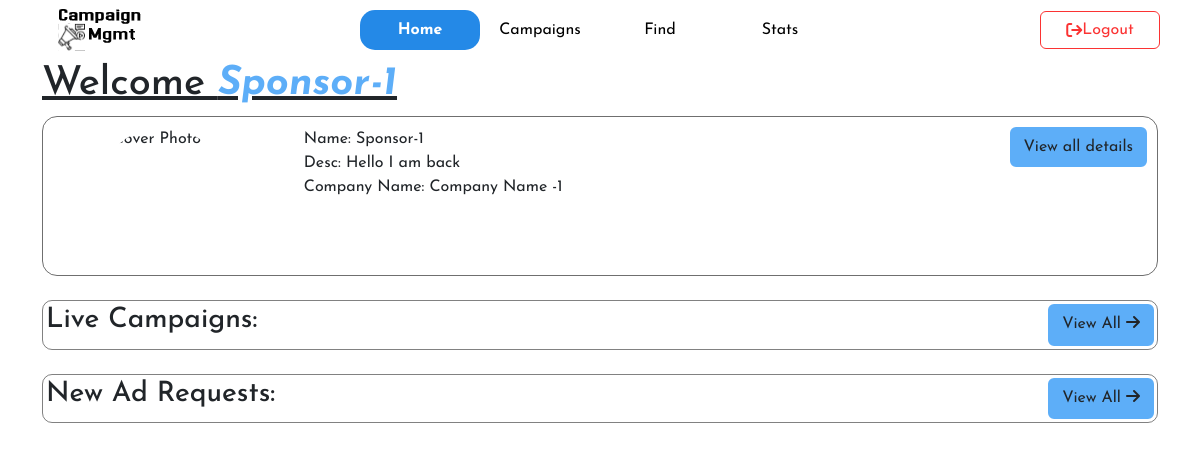
The app's page /home/sponsor (signed in), older data.
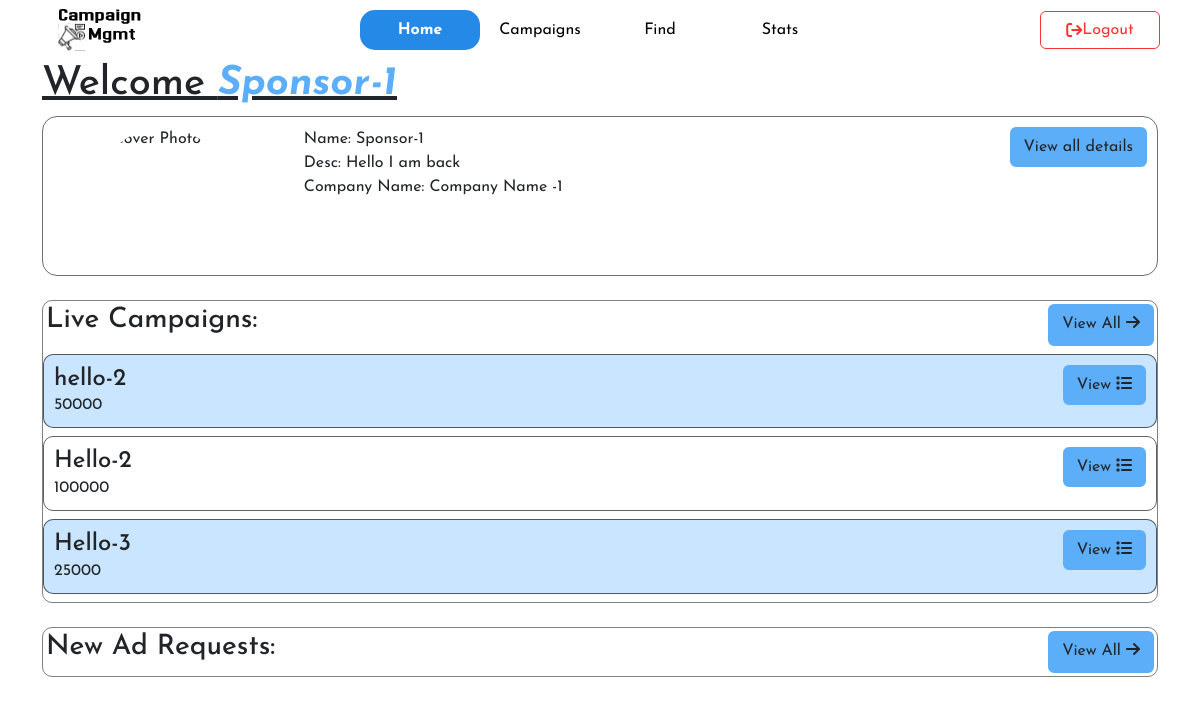
The same page, newer data.
### model.py (models this page shows)
class Campaign(db.Model):
    id = db.Column(db.Integer, primary_key=True, autoincrement=True)
    spon_id = db.Column(db.Integer, db.ForeignKey('sponsor.id'), nullable=False)
    name = db.Column(db.String(80), nullable=False)
    budget = db.Column(db.Integer, nullable=False)
    description = db.Column(db.String(255))
    category = db.Column(db.String(50))
    status = db.Column(db.String(20))
    start_date = db.Column(db.Date, nullable=True)
    end_date = db.Column(db.Date, nullable=True)
    goal_users = db.Column(db.String(80))
    is_flagged = db.Column(db.Boolean)
    ads = db.relationship('Ad', backref='campaign', lazy=True, cascade='all, delete-orphan')

### routes_spon.py (the view)
@app.route('/home/sponsor')
@sponsor_required
def spon_home():
    spon=Sponsor.query.filter_by(id=session['userId']).first()
    cover_photo= url_for('get_cover_photo', sponsor_id=spon.id)
    campaigns=Campaign.query.filter_by(spon_id=spon.id).all()
    requests=Ad_request.query.filter_by(spon_id=spon.id).all()
    return render_template('sponsor/home_spon.html', active='home', spon=spon,cover_photo=cover_photo,campaigns=campaigns,requests=requests)

### wrappers.py (called while the page is built)
def login_required(func):
    @wraps(func)
    def wrapper():
        if 'username' not in session:
            flash("You need to login first","danger")
            return redirect(url_for('login'))
        retrieve_user()
        if not user:
            session.clear()
            return redirect(url_for('login'))
        return func()
    return wrapper

def retrieve_user():
    global user
    user = User.query.filter_by(username=session['username']).first()

def sponsor_required(func):
    @wraps(func)
    @login_required
    def wrapper():
        if user.username != session['username'] or user.role != session['role'] or user.role != 'sponsor':
            session.clear()
            flash("Not authorized","danger")
            return redirect(url_for('login'))
        return func()
    return wrapper

### templates/sponsor/home_spon.html (shortened to what this page needs)
{% extends 'layout_inner.html' %}
{% block content %}
<div class="container">
    <h1 style="text-decoration: underline;">Welcome <span class="heading">{{spon.name}}</span></h1>
    {% if viewMore %}
    {% else %}
    <div class="short_info">
        <div class="icon center_item">
            <img src="{{cover_photo}}" alt="Cover Photo">
        </div>
        <div class="details">
            <ul>
                <li>Name: {{spon.name}}</li>
                <li>Desc: {{spon.desc}}</li>
                <li>Company Name: {{spon.company_name}}</li>
            </ul>
        </div>
        <div><form action="view_details">
                <button type="submit" class="btn submit_btn">View all details</button>
            </form>
        </div>
    </div>
    {% endif %}
    <br>
    <div class="live_campaigns card_set">
        <div class="title_n_view">
            <h3>Live Campaigns:</h3>
            <a href="" class="btn">View All <i class="fa fa-arrow-right" aria-hidden="true"></i></a>
        </div>
        {% for camp in campaigns %}
        <div class="cust_card">
            <div class="cust_card_body" style="width: 50%;">
                <h4 class="card-title">{{camp.name}}</h4>
                <p class="card-text">{{camp.budget}}</p>
            </div>
            <div class="cust_card_body_right center-item">
                <a href="" class="btn">View <i class="fa fa-list" aria-hidden="true"></i></a>
            </div>
        </div>
        {% endfor %}
    </div>
    <br>
    <div class="new_requests card_set">
        <div class="title_n_view">
            <h3>New Ad Requests:</h3>
            <a href="" class="btn">View All <i class="fa fa-arrow-right" aria-hidden="true"></i></a>
        </div>
</div>
{% endblock %}

Row changes from the older to the newer data that the page shows:
added Campaign: name "hello-2", budget "50000"
added Campaign: name "Hello-2", budget "100000"
added Campaign: name "Hello-3", budget "25000"
